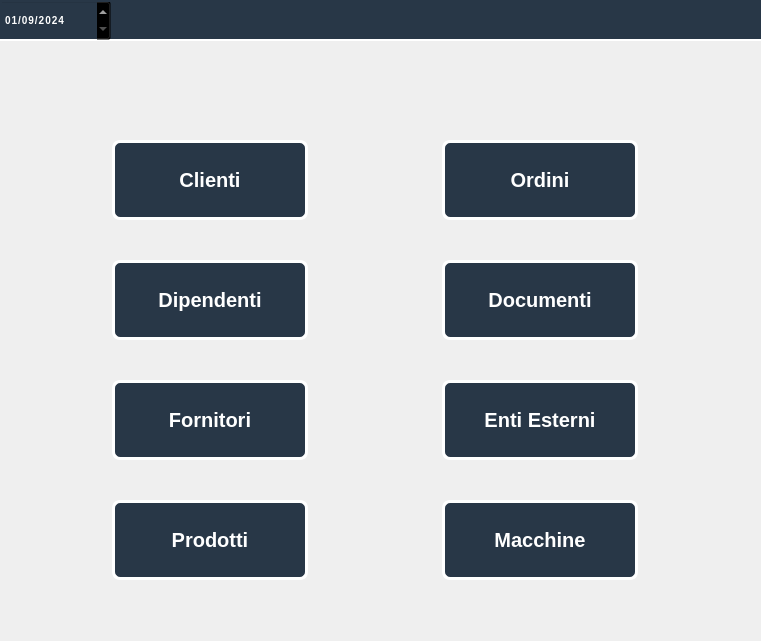
<?xml version="1.0" encoding="UTF-8"?>
<ui version="4.0">
 <class>FinestraHome</class>
 <widget class="QMainWindow" name="FinestraHome">
  <property name="geometry">
   <rect>
    <x>0</x>
    <y>0</y>
    <width>761</width>
    <height>641</height>
   </rect>
  </property>
  <property name="minimumSize">
   <size>
    <width>761</width>
    <height>641</height>
   </size>
  </property>
  <property name="maximumSize">
   <size>
    <width>761</width>
    <height>641</height>
   </size>
  </property>
  <property name="windowTitle">
   <string>Home</string>
  </property>
  <property name="styleSheet">
   <string notr="true"/>
  </property>
  <property name="animated">
   <bool>true</bool>
  </property>
  <widget class="QWidget" name="centralwidget">
   <property name="minimumSize">
    <size>
     <width>761</width>
     <height>641</height>
    </size>
   </property>
   <property name="maximumSize">
    <size>
     <width>761</width>
     <height>641</height>
    </size>
   </property>
   <widget class="QPushButton" name="ButtonListaClienti">
    <property name="geometry">
     <rect>
      <x>110</x>
      <y>130</y>
      <width>200</width>
      <height>100</height>
     </rect>
    </property>
    <property name="styleSheet">
     <string notr="true">QPushButton {
    background-color: #283747;
    border-radius: 8px;
    border: 3px solid #FFFFFF; /* Bordo bianco esterno */
    box-sizing: border-box;
    color: #FFFFFF;
    padding: 8px;
    text-align: center;
    display: inline-block;

    font-size: 20px;
    font-weight: 500;
    line-height: 1.5;
    margin: 10px 2px;
    cursor: pointer;
    transition: color .15s ease-in-out, background-color .15s ease-in-out, border-color .15s ease-in-out, box-shadow .15s ease-in-out;   

}

QPushButton:hover {
    background-color: #1E2230;
    border-color: #FFFFFF; /* Mantieni il bordo bianco al passaggio del mouse */
}

QPushButton:focus {
    background-color: #242835;
    border-color: #FFFFFF; /* Mantieni il bordo bianco al focus */
    box-shadow: rgba(255, 255, 255, 0.15) 0 1px 0 inset, rgba(46, 54, 80, 0.075) 0 1px 1px, rgba(104, 101, 235, 0.5) 0 0 0 32px;
}
</string>
    </property>
    <property name="text">
     <string>Clienti</string>
    </property>
   </widget>
   <widget class="QPushButton" name="ButtonListaOrdini">
    <property name="geometry">
     <rect>
      <x>440</x>
      <y>130</y>
      <width>200</width>
      <height>100</height>
     </rect>
    </property>
    <property name="styleSheet">
     <string notr="true">QPushButton {
    background-color: #283747;
    border-radius: 8px;
    border: 3px solid #FFFFFF; /* Bordo bianco esterno */
    box-sizing: border-box;
    color: #FFFFFF;
    padding: 8px;
    text-align: center;
    display: inline-block;

    font-size: 20px;
    font-weight: 500;
    line-height: 1.5;
    margin: 10px 2px;
    cursor: pointer;
    transition: color .15s ease-in-out, background-color .15s ease-in-out, border-color .15s ease-in-out, box-shadow .15s ease-in-out;   

}

QPushButton:hover {
    background-color: #1E2230;
    border-color: #FFFFFF; /* Mantieni il bordo bianco al passaggio del mouse */
}

QPushButton:focus {
    background-color: #242835;
    border-color: #FFFFFF; /* Mantieni il bordo bianco al focus */
    box-shadow: rgba(255, 255, 255, 0.15) 0 1px 0 inset, rgba(46, 54, 80, 0.075) 0 1px 1px, rgba(104, 101, 235, 0.5) 0 0 0 32px;
}</string>
    </property>
    <property name="text">
     <string>Ordini</string>
    </property>
   </widget>
   <widget class="QPushButton" name="ButtonListaDipendenti">
    <property name="geometry">
     <rect>
      <x>110</x>
      <y>250</y>
      <width>200</width>
      <height>100</height>
     </rect>
    </property>
    <property name="styleSheet">
     <string notr="true">QPushButton {
    background-color: #283747;
    border-radius: 8px;
    border: 3px solid #FFFFFF; /* Bordo bianco esterno */
    box-sizing: border-box;
    color: #FFFFFF;
    padding: 8px;
    text-align: center;
    display: inline-block;

    font-size: 20px;
    font-weight: 500;
    line-height: 1.5;
    margin: 10px 2px;
    cursor: pointer;
    transition: color .15s ease-in-out, background-color .15s ease-in-out, border-color .15s ease-in-out, box-shadow .15s ease-in-out;   

}

QPushButton:hover {
    background-color: #1E2230;
    border-color: #FFFFFF; /* Mantieni il bordo bianco al passaggio del mouse */
}

QPushButton:focus {
    background-color: #242835;
    border-color: #FFFFFF; /* Mantieni il bordo bianco al focus */
    box-shadow: rgba(255, 255, 255, 0.15) 0 1px 0 inset, rgba(46, 54, 80, 0.075) 0 1px 1px, rgba(104, 101, 235, 0.5) 0 0 0 32px;
}
</string>
    </property>
    <property name="text">
     <string>Dipendenti</string>
    </property>
   </widget>
   <widget class="QPushButton" name="ButtonListaDocumenti">
    <property name="geometry">
     <rect>
      <x>440</x>
      <y>250</y>
      <width>200</width>
      <height>100</height>
     </rect>
    </property>
    <property name="styleSheet">
     <string notr="true">QPushButton {
    background-color: #283747;
    border-radius: 8px;
    border: 3px solid #FFFFFF; /* Bordo bianco esterno */
    box-sizing: border-box;
    color: #FFFFFF;
    padding: 8px;
    text-align: center;
    display: inline-block;

    font-size: 20px;
    font-weight: 500;
    line-height: 1.5;
    margin: 10px 2px;
    cursor: pointer;
    transition: color .15s ease-in-out, background-color .15s ease-in-out, border-color .15s ease-in-out, box-shadow .15s ease-in-out;   

}

QPushButton:hover {
    background-color: #1E2230;
    border-color: #FFFFFF; /* Mantieni il bordo bianco al passaggio del mouse */
}

QPushButton:focus {
    background-color: #242835;
    border-color: #FFFFFF; /* Mantieni il bordo bianco al focus */
    box-shadow: rgba(255, 255, 255, 0.15) 0 1px 0 inset, rgba(46, 54, 80, 0.075) 0 1px 1px, rgba(104, 101, 235, 0.5) 0 0 0 32px;
}
</string>
    </property>
    <property name="text">
     <string>Documenti</string>
    </property>
   </widget>
   <widget class="QPushButton" name="ButtonListaFornitori">
    <property name="geometry">
     <rect>
      <x>110</x>
      <y>370</y>
      <width>200</width>
      <height>100</height>
     </rect>
    </property>
    <property name="styleSheet">
     <string notr="true">QPushButton {
    background-color: #283747;
    border-radius: 8px;
    border: 3px solid #FFFFFF; /* Bordo bianco esterno */
    box-sizing: border-box;
    color: #FFFFFF;
    padding: 8px;
    text-align: center;
    display: inline-block;

    font-size: 20px;
    font-weight: 500;
    line-height: 1.5;
    margin: 10px 2px;
    cursor: pointer;
    transition: color .15s ease-in-out, background-color .15s ease-in-out, border-color .15s ease-in-out, box-shadow .15s ease-in-out;   

}

QPushButton:hover {
    background-color: #1E2230;
    border-color: #FFFFFF; /* Mantieni il bordo bianco al passaggio del mouse */
}

QPushButton:focus {
    background-color: #242835;
    border-color: #FFFFFF; /* Mantieni il bordo bianco al focus */
    box-shadow: rgba(255, 255, 255, 0.15) 0 1px 0 inset, rgba(46, 54, 80, 0.075) 0 1px 1px, rgba(104, 101, 235, 0.5) 0 0 0 32px;
}

</string>
    </property>
    <property name="text">
     <string>Fornitori</string>
    </property>
   </widget>
   <widget class="QPushButton" name="ButtonListaEntiEsterni">
    <property name="geometry">
     <rect>
      <x>440</x>
      <y>370</y>
      <width>200</width>
      <height>100</height>
     </rect>
    </property>
    <property name="styleSheet">
     <string notr="true">QPushButton {
    background-color: #283747;
    border-radius: 8px;
    border: 3px solid #FFFFFF; /* Bordo bianco esterno */
    box-sizing: border-box;
    color: #FFFFFF;
    padding: 8px;
    text-align: center;
    display: inline-block;

    font-size: 20px;
    font-weight: 500;
    line-height: 1.5;
    margin: 10px 2px;
    cursor: pointer;
    transition: color .15s ease-in-out, background-color .15s ease-in-out, border-color .15s ease-in-out, box-shadow .15s ease-in-out;   

}

QPushButton:hover {
    background-color: #1E2230;
    border-color: #FFFFFF; /* Mantieni il bordo bianco al passaggio del mouse */
}

QPushButton:focus {
    background-color: #242835;
    border-color: #FFFFFF; /* Mantieni il bordo bianco al focus */
    box-shadow: rgba(255, 255, 255, 0.15) 0 1px 0 inset, rgba(46, 54, 80, 0.075) 0 1px 1px, rgba(104, 101, 235, 0.5) 0 0 0 32px;
}

</string>
    </property>
    <property name="text">
     <string>Enti Esterni</string>
    </property>
   </widget>
   <widget class="QPushButton" name="ButtonListaProdotti">
    <property name="geometry">
     <rect>
      <x>110</x>
      <y>490</y>
      <width>200</width>
      <height>100</height>
     </rect>
    </property>
    <property name="styleSheet">
     <string notr="true">QPushButton {
    background-color: #283747;
    border-radius: 8px;
    border: 3px solid #FFFFFF; /* Bordo bianco esterno */
    box-sizing: border-box;
    color: #FFFFFF;
    padding: 8px;
    text-align: center;
    display: inline-block;

    font-size: 20px;
    font-weight: 500;
    line-height: 1.5;
    margin: 10px 2px;
    cursor: pointer;
    transition: color .15s ease-in-out, background-color .15s ease-in-out, border-color .15s ease-in-out, box-shadow .15s ease-in-out;   

}

QPushButton:hover {
    background-color: #1E2230;
    border-color: #FFFFFF; /* Mantieni il bordo bianco al passaggio del mouse */
}

QPushButton:focus {
    background-color: #242835;
    border-color: #FFFFFF; /* Mantieni il bordo bianco al focus */
    box-shadow: rgba(255, 255, 255, 0.15) 0 1px 0 inset, rgba(46, 54, 80, 0.075) 0 1px 1px, rgba(104, 101, 235, 0.5) 0 0 0 32px;
}

</string>
    </property>
    <property name="text">
     <string>Prodotti</string>
    </property>
   </widget>
   <widget class="QPushButton" name="ButtonListaMacchine">
    <property name="geometry">
     <rect>
      <x>440</x>
      <y>490</y>
      <width>200</width>
      <height>100</height>
     </rect>
    </property>
    <property name="styleSheet">
     <string notr="true">QPushButton {
    background-color: #283747;
    border-radius: 8px;
    border: 3px solid #FFFFFF; /* Bordo bianco esterno */
    box-sizing: border-box;
    color: #FFFFFF;
    padding: 8px;
    text-align: center;
    display: inline-block;

    font-size: 20px;
    font-weight: 500;
    line-height: 1.5;
    margin: 10px 2px;
    cursor: pointer;
    transition: color .15s ease-in-out, background-color .15s ease-in-out, border-color .15s ease-in-out, box-shadow .15s ease-in-out;   

}

QPushButton:hover {
    background-color: #1E2230;
    border-color: #FFFFFF; /* Mantieni il bordo bianco al passaggio del mouse */
}

QPushButton:focus {
    background-color: #242835;
    border-color: #FFFFFF; /* Mantieni il bordo bianco al focus */
    box-shadow: rgba(255, 255, 255, 0.15) 0 1px 0 inset, rgba(46, 54, 80, 0.075) 0 1px 1px, rgba(104, 101, 235, 0.5) 0 0 0 32px;
}

</string>
    </property>
    <property name="text">
     <string>Macchine</string>
    </property>
   </widget>
   <widget class="QLabel" name="labelSfondoFinestraHome">
    <property name="enabled">
     <bool>true</bool>
    </property>
    <property name="geometry">
     <rect>
      <x>0</x>
      <y>0</y>
      <width>761</width>
      <height>641</height>
     </rect>
    </property>
    <property name="layoutDirection">
     <enum>Qt::LeftToRight</enum>
    </property>
    <property name="autoFillBackground">
     <bool>false</bool>
    </property>
    <property name="styleSheet">
     <string notr="true">background-image: url(:/immaginifinestrahome/25101_XCDaZO);</string>
    </property>
    <property name="text">
     <string/>
    </property>
    <property name="pixmap">
     <pixmap resource="../../../../../../Program Files (x86)/Qt Designer/img.qrc">:/immaginifinestrahome/25101_XCDaZO</pixmap>
    </property>
    <property name="scaledContents">
     <bool>true</bool>
    </property>
   </widget>
   <widget class="QDateEdit" name="lblDataTime">
    <property name="geometry">
     <rect>
      <x>0</x>
      <y>0</y>
      <width>111</width>
      <height>41</height>
     </rect>
    </property>
    <property name="styleSheet">
     <string notr="true">font-family: 'Montserrat', sans-serif;
font-size: 10px;
font-weight: 600;
line-height: 1.2;
letter-spacing: 1px;
text-transform: uppercase;
color: #333;
text-align: right;

background-color: transparent;
color: white; /* Cambia il colore a uno chiaro */

</string>
    </property>
    <property name="dateTime">
     <datetime>
      <hour>0</hour>
      <minute>0</minute>
      <second>0</second>
      <year>2024</year>
      <month>9</month>
      <day>1</day>
     </datetime>
    </property>
    <property name="displayFormat">
     <string>dd/MM/yyyy</string>
    </property>
   </widget>
   <widget class="QLabel" name="BottonTendina">
    <property name="geometry">
     <rect>
      <x>710</x>
      <y>10</y>
      <width>21</width>
      <height>21</height>
     </rect>
    </property>
    <property name="styleSheet">
     <string notr="true">image: url(:/immaginifinestrahome/9042808_menu_icon.svg);</string>
    </property>
    <property name="text">
     <string/>
    </property>
    <property name="pixmap">
     <pixmap>:/immaginihome/9042808_menu_icon.png</pixmap>
    </property>
    <property name="scaledContents">
     <bool>true</bool>
    </property>
   </widget>
   <widget class="QLabel" name="BottonInfoSoftware">
    <property name="geometry">
     <rect>
      <x>685</x>
      <y>10</y>
      <width>21</width>
      <height>21</height>
     </rect>
    </property>
    <property name="styleSheet">
     <string notr="true">image: url(:/immaginifinestrahome/9042463_language_icon.svg);</string>
    </property>
    <property name="text">
     <string/>
    </property>
    <property name="pixmap">
     <pixmap>:/immaginihome/9042880_profile_circled_icon.png</pixmap>
    </property>
    <property name="scaledContents">
     <bool>true</bool>
    </property>
   </widget>
   <widget class="QLabel" name="BottonUtenteConnesso">
    <property name="geometry">
     <rect>
      <x>660</x>
      <y>10</y>
      <width>21</width>
      <height>21</height>
     </rect>
    </property>
    <property name="styleSheet">
     <string notr="true">image: url(:/immaginifinestrahome/9042880_profile_circled_icon.svg);
background-color: transparent;
color: white; /* Cambia il colore a uno chiaro */
</string>
    </property>
    <property name="text">
     <string/>
    </property>
    <property name="pixmap">
     <pixmap>:/immaginihome/9042463_language_icon.png</pixmap>
    </property>
    <property name="scaledContents">
     <bool>true</bool>
    </property>
   </widget>
   <widget class="QLabel" name="BarraAlta">
    <property name="geometry">
     <rect>
      <x>0</x>
      <y>0</y>
      <width>761</width>
      <height>41</height>
     </rect>
    </property>
    <property name="styleSheet">
     <string notr="true">background-color: #283747; /* Blu scuro */
border-bottom: 2px solid white; /* bordo bianco inferiore */
</string>
    </property>
    <property name="text">
     <string/>
    </property>
    <property name="scaledContents">
     <bool>true</bool>
    </property>
   </widget>
   <zorder>labelSfondoFinestraHome</zorder>
   <zorder>BarraAlta</zorder>
   <zorder>ButtonListaClienti</zorder>
   <zorder>ButtonListaDocumenti</zorder>
   <zorder>ButtonListaEntiEsterni</zorder>
   <zorder>ButtonListaMacchine</zorder>
   <zorder>ButtonListaFornitori</zorder>
   <zorder>ButtonListaOrdini</zorder>
   <zorder>ButtonListaProdotti</zorder>
   <zorder>ButtonListaDipendenti</zorder>
   <zorder>BottonTendina</zorder>
   <zorder>BottonInfoSoftware</zorder>
   <zorder>BottonUtenteConnesso</zorder>
   <zorder>lblDataTime</zorder>
  </widget>
 </widget>
 <resources>
  <include location="../../../../../../Program Files (x86)/Qt Designer/img.qrc"/>
 </resources>
 <connections/>
</ui>
